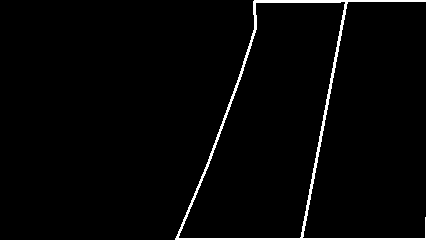
#> input picture src/ROAD_draft.jpg, 428 x 240 px, given as the content of the folder training_dataset/trainA, which was not available
$ python align_dataset.py
#> lines starting #> are read from the running program, lines starting #| are printed output that depends on the picture; after the words box and inside, x2 and y2 are one past the last pixel; in counts of white or black regions, pixels touching at a corner belong together; pictures that were not available may be replaced by others from this repository, and a replacement may not be noted
import os
from PIL import Image


def align_images(source_folder, target_folder="train"):
#> called with source_folder = 'training_dataset', target_folder = 'train'
    train_folder = os.path.join(source_folder, target_folder)
    if not os.path.exists(train_folder):
        os.makedirs(train_folder)

    train_A_files = get_file_paths(os.path.join(source_folder, "trainA"))
    train_B_files = get_file_paths(os.path.join(source_folder, "trainB"))

    print(f"saving aligned images to {train_folder}")
    # Align images
    for i in range(len(train_A_files)):
        filename = os.path.basename(train_A_files[i]).split(".")[0]

        img_A = Image.open(train_A_files[i])
#> img_A is the input picture: PIL image 428x240 RGB; 2.7% white; 1 white region, box (x1, y1, x2, y2) and area: (175, 0, 428, 240) 2815
        img_B = Image.open(train_B_files[i])
        assert img_A.size == img_B.size

        aligned_image = Image.new("RGB", (img_A.size[0] * 2, img_A.size[1]))
#> aligned_image: PIL image 856x240 RGB; every value is 0
        aligned_image.paste(img_A, (0, 0))
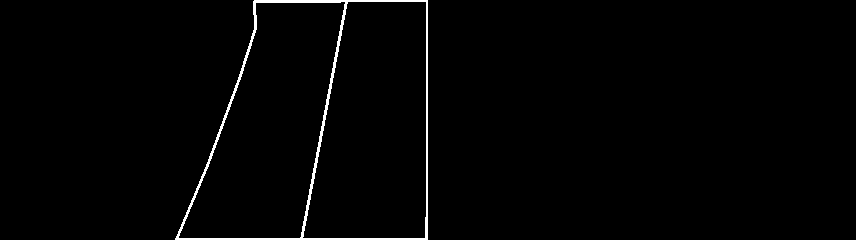
#> aligned_image: PIL image 856x240 RGB; 1.4% white; 1 white region, box (x1, y1, x2, y2) and area: (175, 0, 428, 240) 2815
        aligned_image.paste(img_B, (img_A.size[0], 0))
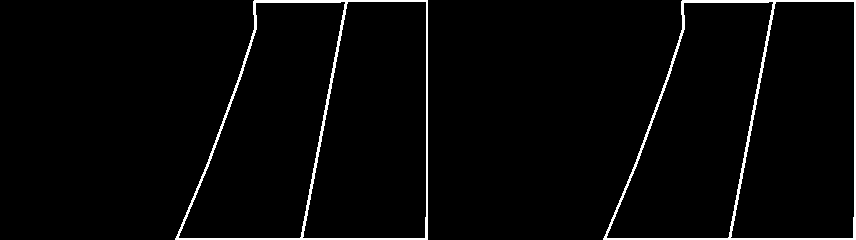
#> aligned_image: PIL image 856x240 RGB; 2.7% white; 2 white regions, box (x1, y1, x2, y2) and area: (175, 0, 428, 240) 2815, (603, 0, 856, 240) 2815
        # default save as {filename}.jpg
        aligned_image.save(os.path.join(train_folder, f"{filename}.jpg"))
        # else save as {index}.jpg
        # aligned_image.save(os.path.join(train_folder, f"{i:04d}.jpg"))
    print("Done!")


def get_file_paths(folder):
    image_file_paths = []
    for root, dirs, filenames in os.walk(folder):
        filenames = sorted(filenames)
        for filename in filenames:
            input_path = os.path.abspath(root)
            file_path = os.path.join(input_path, filename)
            if filename.endswith(".png") or filename.endswith(".jpg"):
                image_file_paths.append(file_path)

        break  # prevent descending into subfolders
    return image_file_paths


if __name__ == "__main__":
    import argparse

    parser = argparse.ArgumentParser()
    parser.add_argument(
        "--source_folder",
        default="training_dataset",
        help="help='Which folder to process (it should have subfolders testA, testB, trainA and trainB'",
    )
    args = parser.parse_args()

    source_folder = args.source_folder

    align_images(source_folder)

$ run again, on src/TRA_RI_1000000.jpg
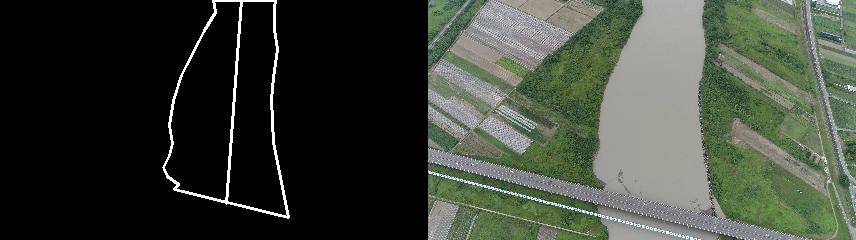
#> input picture src/TRA_RI_1000000.jpg, 856 x 240 px, given as the content of the folder training_dataset/trainA, which was not available
#> in align_images, img_A is the input picture: PIL image 856x240 RGB; mean R, G, B 61.1, 67.1, 57.2
#> in align_images, `aligned_image.paste(img_A, (0, 0))`:
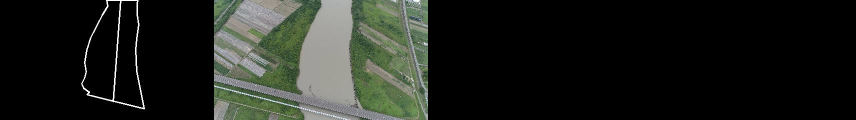
#> aligned_image: PIL image 1712x240 RGB (shown at 1/2 size); mean R, G, B 30.5, 33.5, 28.6
#> in align_images, `aligned_image.paste(img_B, (img_A.size[0], 0))`:
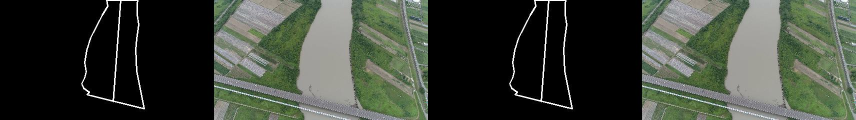
#> aligned_image: PIL image 1712x240 RGB (shown at 1/2 size); mean R, G, B 61.1, 67.1, 57.2
